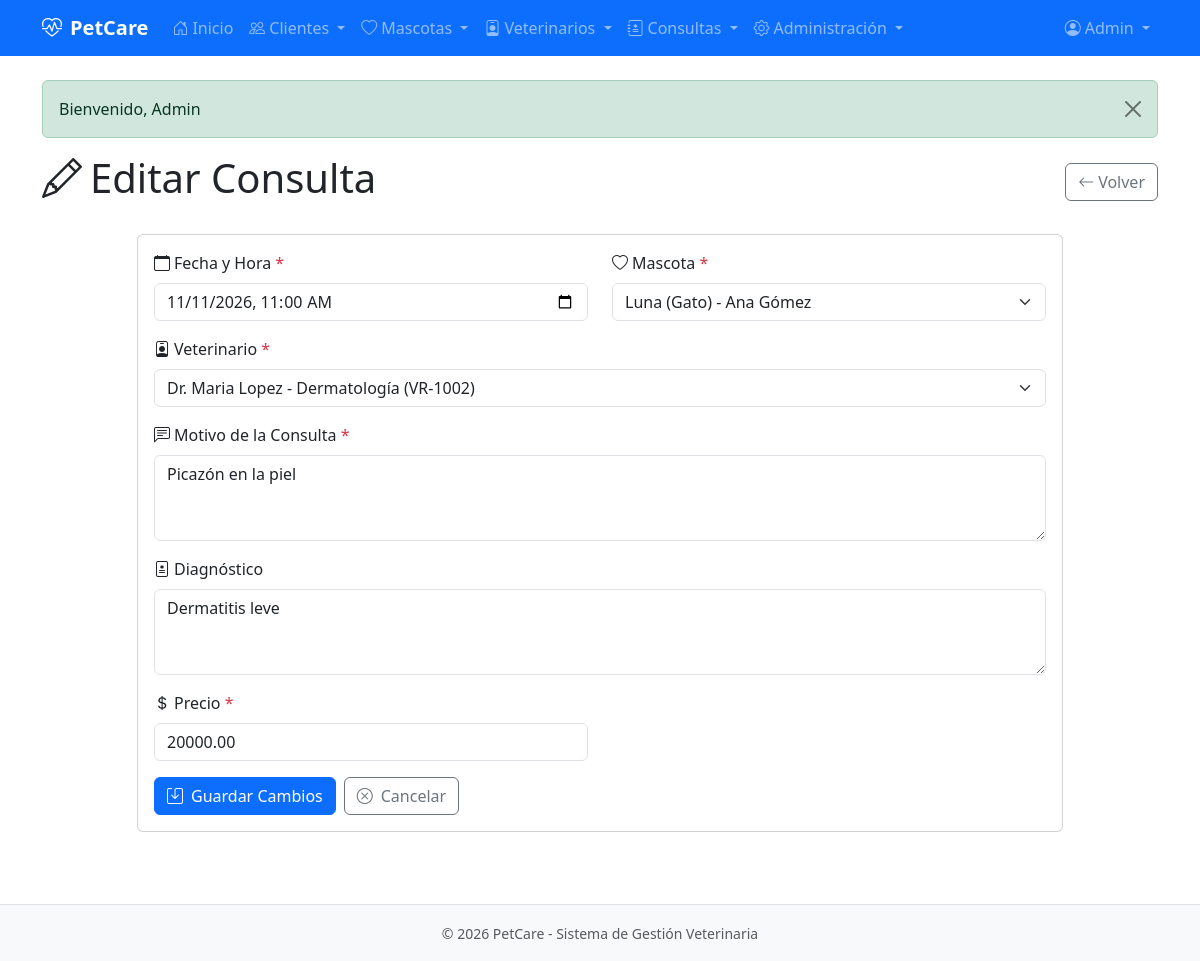
Screenshot of /pages/consulta/editar.php?id=2 (signed in) with the database file from the repository.
### tables this page shows
CREATE TABLE usuarios (
    id_usuario INT AUTO_INCREMENT PRIMARY KEY,
    nombre VARCHAR(50) NOT NULL,
    apellido VARCHAR(50) NOT NULL,
    email VARCHAR(100) NOT NULL UNIQUE,
    password VARCHAR(255) NOT NULL,
    telefono VARCHAR(20),
    id_rol INT NOT NULL DEFAULT 3,
    activo TINYINT(1) NOT NULL DEFAULT 1,
    fecha_registro TIMESTAMP DEFAULT CURRENT_TIMESTAMP,
    CONSTRAINT fk_usuarios_roles FOREIGN KEY (id_rol) REFERENCES roles(id_rol)
);

CREATE TABLE consultas (
    id_consulta INT AUTO_INCREMENT PRIMARY KEY,
    fecha_consulta DATETIME NOT NULL,
    motivo VARCHAR(100) NOT NULL,
    diagnostico TEXT,
    precio DECIMAL(10,2) NOT NULL,
    id_mascota INT NOT NULL,
    id_veterinario INT NOT NULL,
    CONSTRAINT fk_consultas_mascotas FOREIGN KEY (id_mascota) REFERENCES mascotas(id_mascota) ON DELETE CASCADE,
    CONSTRAINT fk_consultas_veterinarios FOREIGN KEY (id_veterinario) REFERENCES veterinarios(id_veterinario) ON DELETE CASCADE
);

CREATE TABLE mascotas (
    id_mascota INT AUTO_INCREMENT PRIMARY KEY,
    nombre VARCHAR(50) NOT NULL,
    especie VARCHAR(30) NOT NULL,
    raza VARCHAR(50),
    fecha_nacimiento DATE,
    sexo VARCHAR(10),
    id_cliente INT NOT NULL,
    CONSTRAINT fk_mascotas_clientes FOREIGN KEY (id_cliente) REFERENCES clientes(id_cliente) ON DELETE CASCADE
);

CREATE TABLE clientes (
    id_cliente INT AUTO_INCREMENT PRIMARY KEY,
    dni VARCHAR(15) NOT NULL UNIQUE,
    nombre VARCHAR(50) NOT NULL,
    apellido VARCHAR(50) NOT NULL,
    telefono VARCHAR(20)
);

### includes/auth.php (called while the page is built, shortened)
<?php
function isLoggedIn() {
    return isset($_SESSION['user_id']);
}
function getCurrentUser() {
    $db = getDB();
    $stmt = $db->prepare("SELECT u.*, r.nombre as rol_nombre FROM usuarios u LEFT JOIN roles r ON u.id_rol = r.id_rol WHERE u.id_usuario = ?");
    $stmt->execute([$_SESSION['user_id']]);
    return $stmt->fetch();
}

### includes/functions.php (called while the page is built, shortened)
<?php
function getConsultaById($id) {
    $db = getDB();
    $stmt = $db->prepare("SELECT c.*, m.nombre as mascota_nombre, m.especie, m.raza,
                                   cli.nombre as cliente_nombre, cli.apellido as cliente_apellido,
                                   v.nombre as vet_nombre, v.apellido as vet_apellido, v.especialidad
                            FROM consultas c
                            JOIN mascotas m ON c.id_mascota = m.id_mascota
                            JOIN clientes cli ON m.id_cliente = cli.id_cliente
                            JOIN veterinarios v ON c.id_veterinario = v.id_veterinario
                            WHERE c.id_consulta = ?");
    $stmt->execute([$id]);
    return $stmt->fetch();
}

### pages/consulta/editar.php (the view, shortened to what this page needs)
<?php
require_once dirname(__DIR__, 2) . '/includes/auth.php';
require_once dirname(__DIR__, 2) . '/includes/functions.php';
$pageTitle = 'Editar Consulta';
$id = $_GET['id'] ?? 0;
$consulta = getConsultaById($id);
$db = getDB();
$stmt = $db->query("SELECT m.id_mascota, m.nombre, m.especie, c.nombre as cliente_nombre, c.apellido as cliente_apellido
                    FROM mascotas m JOIN clientes c ON m.id_cliente = c.id_cliente
                    ORDER BY c.apellido, c.nombre, m.nombre");
$mascotas = $stmt->fetchAll();
$stmt = $db->query("SELECT id_veterinario, nombre, apellido, especialidad, numero_registro FROM veterinarios ORDER BY apellido, nombre");
$veterinarios = $stmt->fetchAll();
require_once dirname(__DIR__, 2) . '/includes/header.php';
?>
<div class="d-flex justify-content-between align-items-center mb-4">
    <h1><i class="bi bi-pencil me-2"></i><?php echo $pageTitle; ?></h1>
    <a href="<?php echo APP_URL; ?>/pages/consulta/listar.php" class="btn btn-outline-secondary">
        <i class="bi bi-arrow-left me-1"></i>Volver
    </a>
</div>
<div class="row justify-content-center">
    <div class="col-md-10">
        <div class="card">
            <div class="card-body">
                <form method="POST" novalidate>
                    <div class="row">
                        <div class="col-md-6 mb-3">
                            <label for="fecha_consulta" class="form-label"><i class="bi bi-calendar me-1"></i>Fecha y Hora <span class="text-danger">*</span></label>
                            <input type="datetime-local" class="form-control" id="fecha_consulta" name="fecha_consulta" required value="<?php echo date('Y-m-d\TH:i', strtotime($consulta['fecha_consulta'])); ?>">
                        </div>
                        <div class="col-md-6 mb-3">
                            <label for="id_mascota" class="form-label"><i class="bi bi-heart me-1"></i>Mascota <span class="text-danger">*</span></label>
                            <select class="form-select" id="id_mascota" name="id_mascota" required>
                                <?php foreach ($mascotas as $mascota): ?>
                                    <option value="<?php echo $mascota['id_mascota']; ?>" <?php echo $consulta['id_mascota'] == $mascota['id_mascota'] ? 'selected' : ''; ?>>
                                        <?php echo htmlspecialchars($mascota['nombre'] . ' (' . $mascota['especie'] . ') - ' . $mascota['cliente_nombre'] . ' ' . $mascota['cliente_apellido']); ?>
                                    </option>
                                <?php endforeach; ?>
                            </select>
                        </div>
                    </div>
                    <div class="mb-3">
                        <label for="id_veterinario" class="form-label"><i class="bi bi-person-badge me-1"></i>Veterinario <span class="text-danger">*</span></label>
                        <select class="form-select" id="id_veterinario" name="id_veterinario" required>
                            <?php foreach ($veterinarios as $vet): ?>
                                <option value="<?php echo $vet['id_veterinario']; ?>" <?php echo $consulta['id_veterinario'] == $vet['id_veterinario'] ? 'selected' : ''; ?>>
                                    Dr. <?php echo htmlspecialchars($vet['nombre'] . ' ' . $vet['apellido'] . ' - ' . $vet['especialidad'] . ' (' . $vet['numero_registro'] . ')'); ?>
                                </option>
                            <?php endforeach; ?>
                        </select>
                    </div>
                    <div class="mb-3">
                        <label for="motivo" class="form-label"><i class="bi bi-chat-left-text me-1"></i>Motivo de la Consulta <span class="text-danger">*</span></label>
                        <textarea class="form-control" id="motivo" name="motivo" rows="3" required maxlength="100"><?php echo htmlspecialchars($consulta['motivo']); ?></textarea>
                    </div>
                    <div class="mb-3">
                        <label for="diagnostico" class="form-label"><i class="bi bi-file-medical me-1"></i>Diagnóstico</label>
                        <textarea class="form-control" id="diagnostico" name="diagnostico" rows="3" maxlength="500"><?php echo htmlspecialchars($consulta['diagnostico'] ?? ''); ?></textarea>
                    </div>
                    <div class="row">
                        <div class="col-md-6 mb-3">
                            <label for="precio" class="form-label"><i class="bi bi-currency-dollar me-1"></i>Precio <span class="text-danger">*</span></label>
                            <input type="number" class="form-control" id="precio" name="precio" step="0.01" min="0" required value="<?php echo $consulta['precio']; ?>">
                        </div>
                    </div>
                    <div class="d-flex gap-2">
                        <button type="submit" class="btn btn-primary">
                            <i class="bi bi-save me-2"></i>Guardar Cambios
                        </button>
                        <a href="<?php echo APP_URL; ?>/pages/consulta/listar.php" class="btn btn-outline-secondary">
                            <i class="bi bi-x-circle me-2"></i>Cancelar
                        </a>
                    </div>
                </form>
            </div>
        </div>
    </div>
</div>
<?php require_once dirname(__DIR__, 2) . '/includes/footer.php'; ?>

### includes/header.php (shortened to what this page needs)
<?php
require_once __DIR__ . '/auth.php';
$user = getCurrentUser();
$currentPage = basename($_SERVER['PHP_SELF']);
?>
<!DOCTYPE html>
<html lang="es">
<head>
    <link href="https://cdn.jsdelivr.net/npm/bootstrap@5.3.2/dist/css/bootstrap.min.css" rel="stylesheet">
    <link href="https://cdn.jsdelivr.net/npm/bootstrap-icons@1.11.1/font/bootstrap-icons.css" rel="stylesheet">
    <link href="<?php echo APP_URL; ?>/assets/css/style.css" rel="stylesheet">
</head>
<body>
    <?php if (isLoggedIn()): ?>
    <nav class="navbar navbar-expand-lg navbar-dark bg-primary">
        <div class="container">
            <a class="navbar-brand fw-bold" href="<?php echo APP_URL; ?>/index.php">
                <i class="bi bi-heart-pulse me-2"></i><?php echo APP_NAME; ?>
            </a>
            <div class="collapse navbar-collapse" id="navbarNav">
                <ul class="navbar-nav me-auto">
                    <li class="nav-item">
                        <a class="nav-link <?php echo $currentPage === 'index.php' ? 'active' : ''; ?>" href="<?php echo APP_URL; ?>/index.php">
                            <i class="bi bi-house-door me-1"></i>Inicio
                        </a>
                    </li>
                    <?php if (in_array($user['rol_nombre'], ['Admin', 'Usuario común'])): ?>
                    <li class="nav-item dropdown">
                        <a class="nav-link dropdown-toggle <?php echo strpos($currentPage, 'cliente') !== false ? 'active' : ''; ?>" href="#" role="button" data-bs-toggle="dropdown">
                            <i class="bi bi-people me-1"></i>Clientes
                        </a>
                    </li>
                    <li class="nav-item dropdown">
                        <a class="nav-link dropdown-toggle <?php echo strpos($currentPage, 'mascota') !== false ? 'active' : ''; ?>" href="#" role="button" data-bs-toggle="dropdown">
                            <i class="bi bi-heart me-1"></i>Mascotas
                        </a>
                    </li>
                    <?php endif; ?>
                    <?php if (in_array($user['rol_nombre'], ['Admin', 'Veterinario'])): ?>
                    <li class="nav-item dropdown">
                        <a class="nav-link dropdown-toggle <?php echo strpos($currentPage, 'veterinario') !== false ? 'active' : ''; ?>" href="#" role="button" data-bs-toggle="dropdown">
                            <i class="bi bi-person-badge me-1"></i>Veterinarios
                        </a>
                    </li>
                    <?php endif; ?>
                    <?php if (in_array($user['rol_nombre'], ['Admin', 'Veterinario', 'Usuario común'])): ?>
                    <li class="nav-item dropdown">
                        <a class="nav-link dropdown-toggle <?php echo strpos($currentPage, 'consulta') !== false ? 'active' : ''; ?>" href="#" role="button" data-bs-toggle="dropdown">
                            <i class="bi bi-journal-medical me-1"></i>Consultas
                        </a>
                    </li>
                    <?php endif; ?>
                    <?php if ($user['rol_nombre'] === 'Admin'): ?>
                    <li class="nav-item dropdown">
                        <a class="nav-link dropdown-toggle <?php echo strpos($currentPage, 'usuario') !== false ? 'active' : ''; ?>" href="#" role="button" data-bs-toggle="dropdown">
                            <i class="bi bi-gear me-1"></i>Administración
                        </a>
                    </li>
                    <?php endif; ?>
                </ul>
                <ul class="navbar-nav ms-auto">
                    <li class="nav-item dropdown">
                        <a class="nav-link dropdown-toggle" href="#" role="button" data-bs-toggle="dropdown">
                            <i class="bi bi-person-circle me-1"></i><?php echo htmlspecialchars($user['nombre']); ?>
                        </a>
                    </li>
                </ul>
            </div>
        </div>
    </nav>
    <?php endif; ?>
    <main class="container py-4">
        <?php if (isset($_SESSION['flash_message'])): ?>
            <div class="alert alert-<?php echo $_SESSION['flash_type'] ?? 'info'; ?> alert-dismissible fade show" role="alert">
                <?php
                    echo $_SESSION['flash_message'];
                ?>
                <button type="button" class="btn-close" data-bs-dismiss="alert"></button>
            </div>
        <?php endif; ?>

### rows the page displays
usuarios: nombre "Admin"
consultas: fecha_consulta "11/11/2026 11:00", id_mascota "Luna (Gato) - Ana Gómez", id_veterinario "Dr. Maria Lopez - Dermatología (VR-1002)", motivo "Picazón en la piel", diagnostico "Dermatitis leve", precio "20000.00"

### other values shown
APP_NAME "PetCare"
$_SESSION['flash_message'] "Bienvenido, Admin"
$pageTitle "Editar Consulta"
